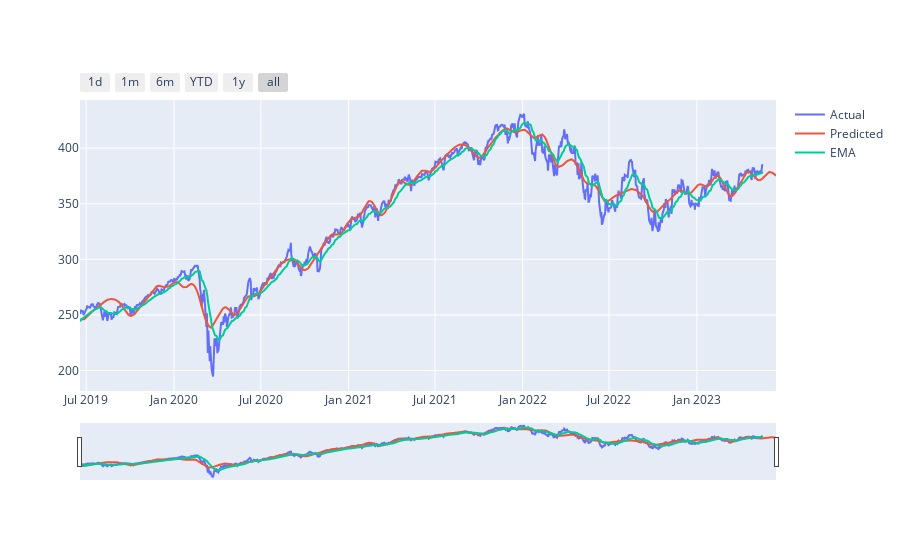

Source (notebook cell):
### Code cell
# Plot linear regression result
fig = go.Figure([
    go.Scatter(x=df_train['ds'], y=df_train['y'], name='Actual', mode='lines'),
    go.Scatter(x=forecast['ds'], y=forecast['yhat'], name='Predicted', mode='lines'),
    go.Scatter(x=forecast['ds'], y=df_train['EMA_21'], name='EMA', mode='lines')
])

fig.update_xaxes(
    rangeslider_visible=True,
    rangeselector=dict(
        buttons=list([
            dict(count=1, label="1d", step="day", stepmode="backward"),
            dict(count=1, label="1m", step="month", stepmode="backward"),
            dict(count=6, label="6m", step="month", stepmode="backward"),
            dict(count=1, label="YTD", step="year", stepmode="todate"),
            dict(count=1, label="1y", step="year", stepmode="backward"),
            dict(step="all")
        ])
    )
)
fig.show()

### Figure 1 — Plotly figure (JSON) as saved in the notebook; plotly's stock layout.template omitted (floating-point values rounded to 4 significant figures; data arrays with more than 128 entries replaced by an {"elided": "..."} marker saying what was removed)
{"data": [{"mode": "lines", "name": "Actual", "type": "scatter", "x": {"elided": "989 str values"}, "y": {"elided": "989 float values"}}, {"mode": "lines", "name": "Predicted", "type": "scatter", "x": {"elided": "1009 str values"}, "y": {"elided": "1009 float values"}}, {"mode": "lines", "name": "EMA", "type": "scatter", "x": {"elided": "1009 str values"}, "y": {"elided": "989 float values"}}], "layout": {"xaxis": {"rangeselector": {"buttons": [{"count": 1, "label": "1d", "step": "day", "stepmode": "backward"}, {"count": 1, "label": "1m", "step": "month", "stepmode": "backward"}, {"count": 6, "label": "6m", "step": "month", "stepmode": "backward"}, {"count": 1, "label": "YTD", "step": "year", "stepmode": "todate"}, {"count": 1, "label": "1y", "step": "year", "stepmode": "backward"}, {"step": "all"}]}, "rangeslider": {"visible": true}}}}
